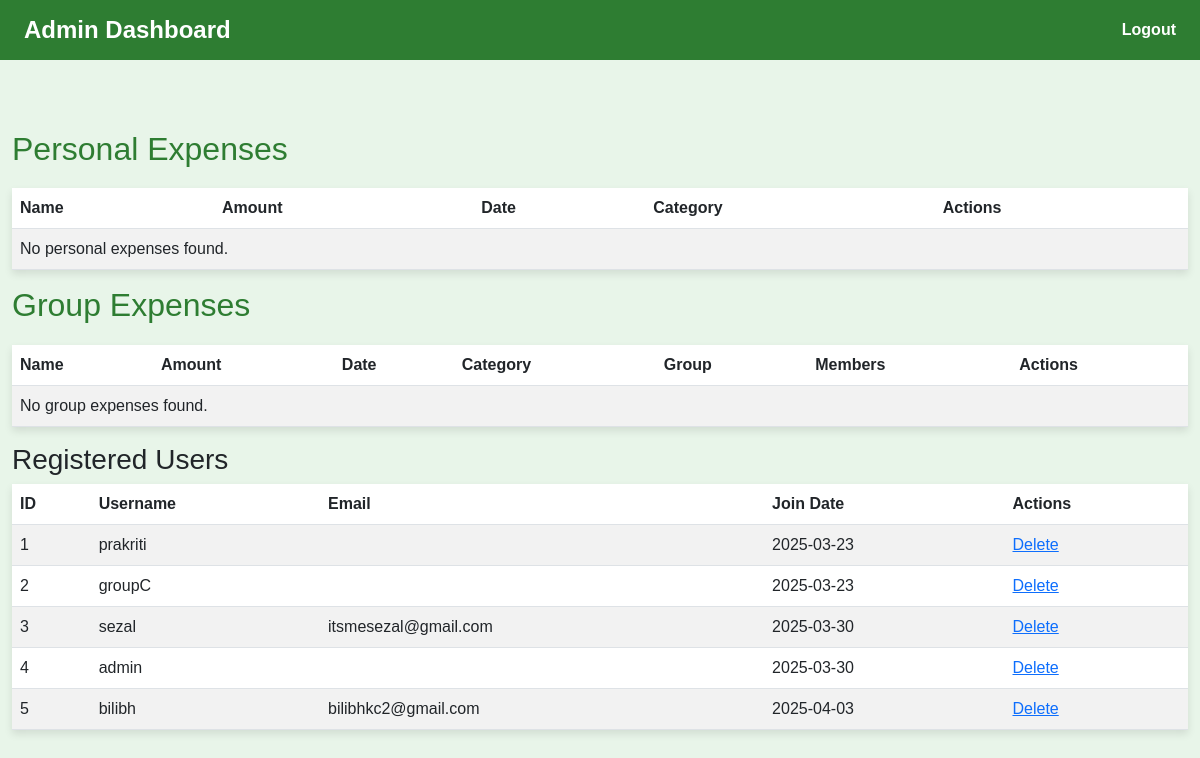
Page /admin-dashboard/ (signed in) on the earlier database version.
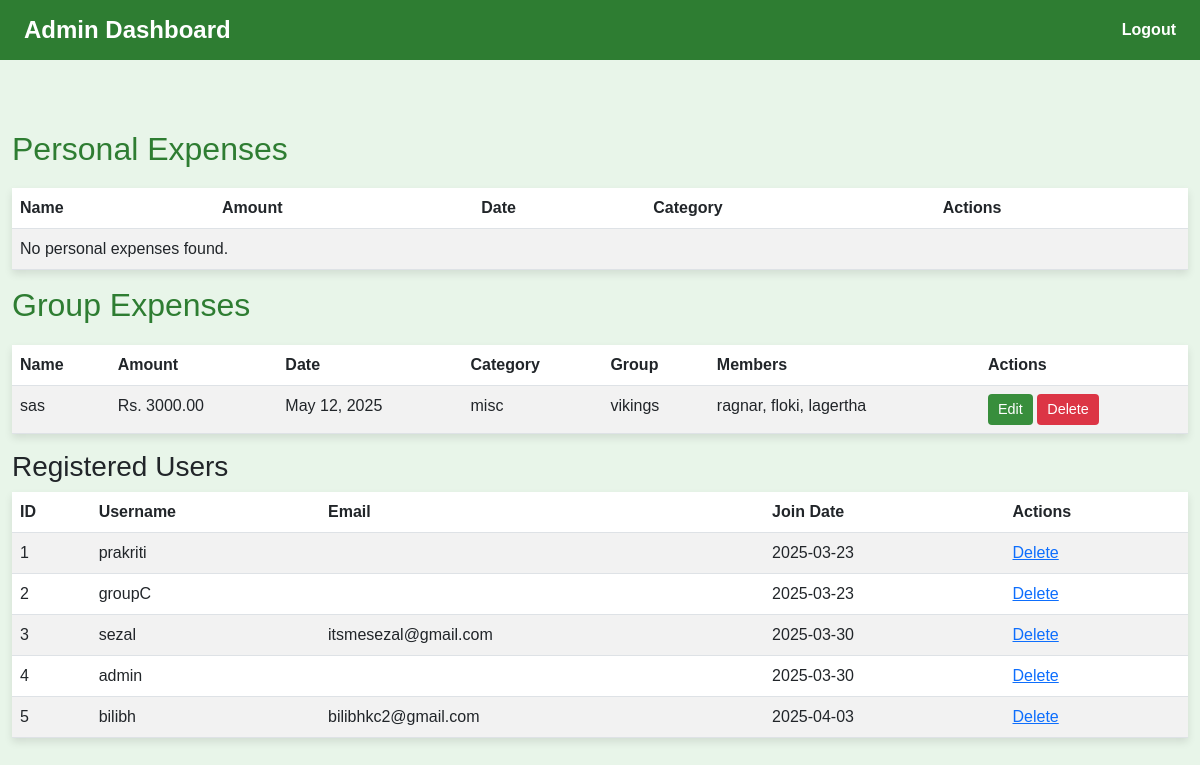
Same page on the later database version.
### myapps/models.py (models this page shows, shortened)
class GroupExpense(models.Model):
    name = models.CharField(max_length=200)
    amount = models.DecimalField(max_digits=10, decimal_places=2)
    date = models.DateField()
    category = models.CharField(max_length=100)
    is_group = models.BooleanField(default=True)
    members = models.ManyToManyField(Member, related_name="group_expenses")
    group = models.ForeignKey('Group', on_delete=models.CASCADE, related_name="expenses", null=True)

class Group(models.Model):
    name = models.CharField(max_length=100, unique=True)
    members = models.ManyToManyField(Member, related_name="groups")
    created_at = models.DateTimeField(auto_now_add=True)

class Member(models.Model):
    name = models.CharField(max_length=255, unique=True)

### myapps/views.py (the view)
# urls.py: path('admin-dashboard/', views.admin_dashboard, name='admin_dashboard'),
@user_passes_test(is_superuser, login_url='admin_login')
def admin_dashboard(request):
    personal_expenses = IndividualExpense.objects.all()
    group_expenses = GroupExpense.objects.all()
    users = User.objects.all()
    logger.info(f"Admin dashboard accessed. Found {personal_expenses.count()} personal expenses and {group_expenses.count()} group expenses.")
    context = {
        'personal_expenses': personal_expenses,
        'group_expenses': group_expenses,
        'users': users,
    }
    return render(request, 'admin_dashboard.html', context)

### myapps/views.py (called while the page is built)
def is_superuser(user):
    return user.is_authenticated and user.is_superuser

### templates/admin_dashboard.html (shortened to what the changed rows need)
<!DOCTYPE html>
<html lang="en">
<head>
    <link rel="stylesheet" href="https://cdn.jsdelivr.net/npm/bootstrap@5.3.0/dist/css/bootstrap.min.css">
</head>
<body>
    <div class="container">
        <h2>Personal Expenses</h2>
        <table class="table table-striped">
            <thead>
                <tr>
                    <th>Name</th>
                    <th>Amount</th>
                    <th>Date</th>
                    <th>Category</th>
                    <th>Actions</th>
                </tr>
            </thead>
        </table>
        <h2>Group Expenses</h2>
        <table class="table table-striped">
            <thead>
                <tr>
                    <th>Name</th>
                    <th>Amount</th>
                    <th>Date</th>
                    <th>Category</th>
                    <th>Group</th>
                    <th>Members</th>
                    <th>Actions</th>
                </tr>
            </thead>
            <tbody>
                {% for expense in group_expenses %}
                <tr>
                    <td>{{ expense.name }}</td>
                    <td>Rs. {{ expense.amount }}</td>
                    <td>{{ expense.date }}</td>
                    <td>{{ expense.category }}</td>
                    <td>{{ expense.group.name }}</td>
                    <td>
                        {% for member in expense.members.all %}
                            {{ member.name }}{% if not forloop.last %}, {% endif %}
                        {% empty %}
                            None
                        {% endfor %}
                    </td>
                    <td>
                        <a href="{% url 'admin_expense_edit' expense.id 'True' %}" class="btn btn-edit btn-sm text-white">Edit</a>
                        <a href="{% url 'admin_expense_delete' expense.id 'True' %}" class="btn btn-delete btn-sm text-white" onclick="return confirm('Are you sure you want to delete this expense?');">Delete</a>
                    </td>
                </tr>
                {% empty %}
                <tr>
                    <td colspan="7">No group expenses found.</td>
                </tr>
                {% endfor %}
            </tbody>
        </table>
        <div class="table-container">
            <table class="table table-striped">
                <thead>
                    <tr>
                        <th>ID</th>
                        <th>Username</th>
                        <th>Email</th>
                        <th>Join Date</th>
                        <th>Actions</th>
                    </tr>
                </thead>
                <tbody>
                    {% for user in users %}
                        <tr>
                            <td>{{ user.id }}</td>
                            <td>{{ user.username }}</td>
                            <td>{{ user.email }}</td>
                            <td>{{ user.date_joined|date:"Y-m-d" }}</td>
                            <td>
                                 <a href="{% url 'admin_user_delete' user.id %}">Delete</a>
                            </td>
                        </tr>
                    {% empty %}
                        <tr>
                            <td colspan="5">No users registered yet.</td>
                        </tr>
                    {% endfor %}
                </tbody>
            </table>
    </div>
</body>
</html>

Differences in the rows shown:
added GroupExpense: name "sas", amount "3000.00", date "May 12, 2025", category "misc", group.name "vikings"
added Member: name "ragnar"
added Member: name "floki"
added Member: name "lagertha"
Other differences:
text no longer shown: "No group expenses found."
